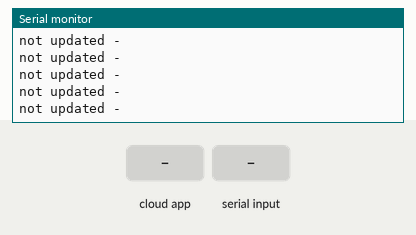
A sketch run on a simulated ESP8266 (NodeMCU). Parts: the last lines printed to the serial monitor. The inputs (shaded band) are chosen by the test bench. WiFi joins after 1.5 s; servers stay silent unless stated; the Firebase database answers and starts empty.

Above: at 3.7 s.
3.8 s: the phone or cloud app sets combinations to 0
At 4.14 s:
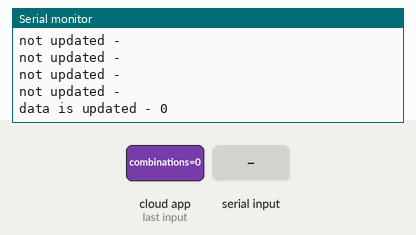
5.4 s: "1\n" received over the second serial link
At 5.9 s:
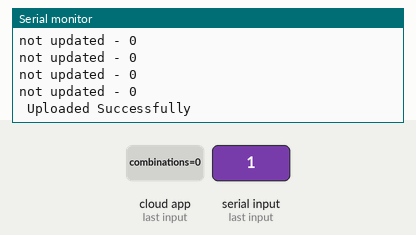
7.2 s: the phone or cloud app sets combinations to 1
At 7.65 s:
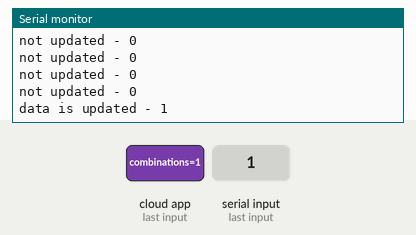

The sketch:

Node_MCU_code.ino
```cpp
#include <ESP8266WiFi.h>
#include <FirebaseESP8266.h>
#include <SoftwareSerial.h>

#define FIREBASE_HOST "boxing-project-6f4bd-default-rtdb.firebaseio.com"
#define FIREBASE_AUTH "AIzaSyBbM8KNJGjWTcHjW7Y396tfT_q0kR1_N1k"
#define WIFI_SSID "ud_ara_99"
#define WIFI_PASSWORD "udara1234"


SoftwareSerial NodeMCU(D2, D3);
FirebaseData firebaseData;

String read_combinations = "";
String temp_read_confirmations = "";
String reading;

void setup() {

  //setting serial pins
  Serial.begin(9600);
  NodeMCU.begin(4800);
  pinMode(D2, INPUT);
  pinMode(D3, OUTPUT);

  WiFi.begin(WIFI_SSID, WIFI_PASSWORD);
  Serial.print("Connecting to ");
  Serial.print(WIFI_SSID);

  while (WiFi.status() != WL_CONNECTED) {
    Serial.print(".");
    delay(1000);
  }

  Serial.println();
  Serial.print("Connected to ");
  Serial.println(WIFI_SSID);
  Serial.print("IP Address is : ");
  Serial.println(WiFi.localIP());
  Firebase.begin(FIREBASE_HOST, FIREBASE_AUTH);

  Firebase.reconnectWiFi(true);

  Serial.println();
  delay(500);
}

void loop() {

  while (NodeMCU.available() > 0) {
    reading = NodeMCU.readStringUntil('\n');
    delay(10);
    if (Firebase.setString(firebaseData, "/reaction", reading)) {
      Serial.println(" Uploaded Successfully");
    } else {
      Serial.println(firebaseData.errorReason());
    }
  }

  if (Firebase.getString(firebaseData, "/combinations")) {

    read_combinations = firebaseData.stringData();

    if (read_combinations.equals(temp_read_confirmations)) {

      //same data is passed so do not send combinations
      Serial.print("not updated - ");
      Serial.println(read_combinations);

    } else if (!(read_combinations.equals(temp_read_confirmations))) {

      //send the new values now
      Serial.print("data is updated - ");
      delay(100);
      Serial.println(read_combinations);
      NodeMCU.print(read_combinations);
      NodeMCU.print("\n");
      temp_read_confirmations = read_combinations;
    }
    Serial.println();

  } else {
    Serial.println(firebaseData.errorReason());
  }
  delay(100);
}
```

Measured:
- after the input at 3.8 s, the serial monitor: prints a new line after 0.10 s (image 1)
- after the input at 5.4 s, the serial monitor: prints a new line after 0.37 s (image 2)
- after the input at 7.2 s, the serial monitor: prints a new line after 0.22 s (image 3)
